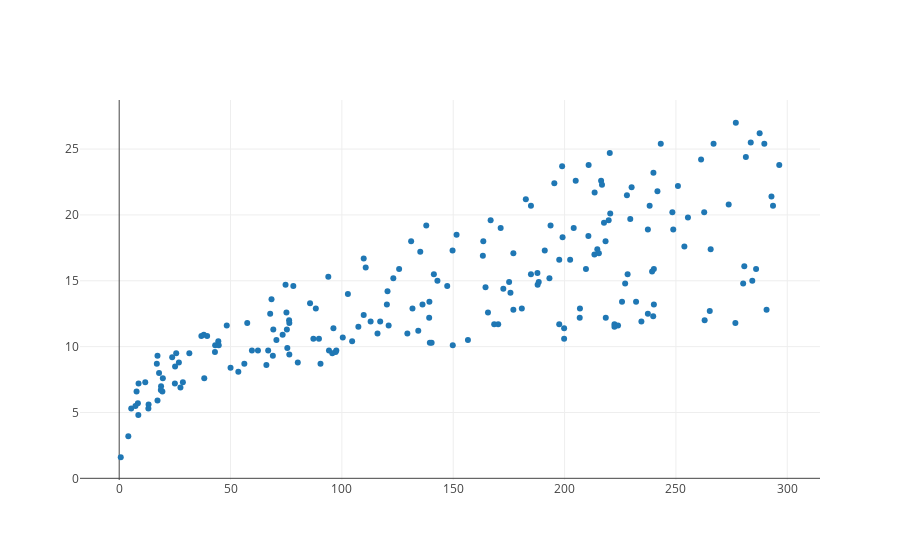

Notebook source saved alongside this figure:
### Markdown cell above
#### Visualizations using plotly

We'll repeat the same with another library called plotly. This is an interactive plotting library.

### Code cell
import plotly.plotly as py
from plotly.offline import download_plotlyjs, init_notebook_mode, plot, iplot
import plotly.graph_objs as go

# Create a trace
trace = go.Scatter(
    x = advertising.TV,
    y = advertising.Sales,
    mode = 'markers'
)

data = [trace]

# Plot and embed in ipython notebook!
iplot(data, filename='basic-scatter')

### Figure 1 — Plotly figure (JSON) as saved in the notebook; plotly's stock layout.template omitted (floating-point values rounded to 4 significant figures; data arrays with more than 128 entries replaced by an {"elided": "..."} marker saying what was removed)
{"data": [{"mode": "markers", "type": "scatter", "x": {"elided": "200 float values"}, "y": {"elided": "200 float values"}}], "layout": {}}
